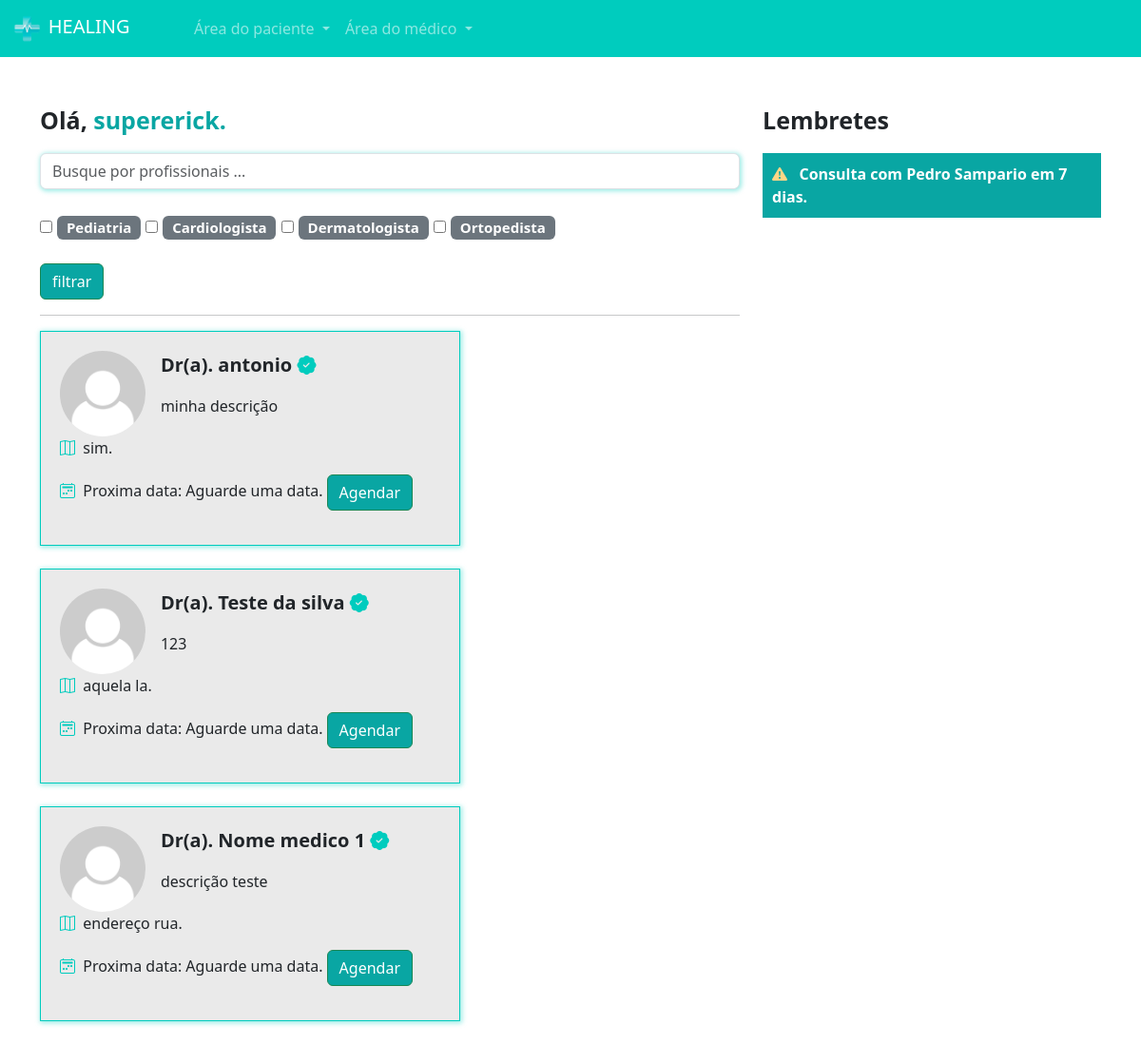
The page /pacientes/home/ (signed in) on the database its author committed.
### medico/models.py (models this page shows, shortened)
class Especialidades(models.Model):
    especialidade = models.CharField(max_length=100)

class DadosMedico(models.Model):
    crm = models.CharField(max_length=30)
    nome = models.CharField(max_length=100)
    cep = models.CharField(max_length=15)
    rua = models.CharField(max_length=100)
    bairro = models.CharField(max_length=100)
    numero = models.IntegerField()
    rg = models.ImageField(upload_to='rgs')
    cedula_identidade_medica = models.ImageField(upload_to='cim')
    foto = models.ImageField(upload_to='fotos_perfil')
    descricao = models.TextField()
    valor_consulta = models.FloatField(default=100)
    user = models.ForeignKey(User, on_delete=models.DO_NOTHING)
    especialidade = models.ForeignKey(Especialidades, on_delete=models.DO_NOTHING)
    @property
    def proxima_data(self):
        proxima_data = DatasAbertas.objects.filter(user=self.user).filter(data__gt=datetime.now()).filter(agendado=False).order_by('data').first()
        return proxima_data

### paciente/views.py (the view)
# urls.py: path('home/', views.home, name="home"),
def home(request):
    if request.method == "GET":
        medico_filtrar = request.GET.get('medico')
        especialidades_filtrar = request.GET.getlist('especialidades')
        medicos = DadosMedico.objects.all()
        if medico_filtrar:
            medicos = medicos.filter(nome__icontains=medico_filtrar)
        if especialidades_filtrar:
            medicos = medicos.filter(especialidade_id__in=especialidades_filtrar)
        especialidades =  Especialidades.objects.all()
        return render(request, 'home.html', {'medicos':medicos, 'especialidades': especialidades, 'is_medico': is_medico(request.user)})

### medico/models.py (called while the page is built)
def is_medico(user):
    return DadosMedico.objects.filter(user=user).exists()

### paciente/templates/home.html
{% extends "base.html" %}
{% load static %}
{% block 'head' %}
    <link rel="stylesheet" href="{% static 'medicos/css/abrir_horario.css' %}">
    <link rel="stylesheet" href="{% static 'usuarios/css/usuarios.css' %}">
    <link rel="stylesheet" href="{% static 'medicos/css/cadastro_medico.css' %}">
    <link rel="stylesheet" href="{% static 'pacientes/css/home.css' %}">
    <link rel="stylesheet" href="https://cdn.jsdelivr.net/npm/bootstrap-icons@1.11.3/font/bootstrap-icons.min.css">
{% endblock 'head' %}
{% block 'body' %}
{% include "partials/navbar.html" %}
<br><br>
<div class="container">
    <div class="row">
        <div class="col-md-8">
            <p style="font-size: 25px" class="p-bold">Olá, <span class="color-dark">{{request.user.username}}.</span></p>
            <form action="{% url 'home' %}" post="GET">
                <input type="text" class="form-control shadow-main-color" placeholder="Busque por profissionais ..." name="medico">
                <br>
                <div class="especialidades">
                    {% for especialidade in especialidades%}
                    <input type="checkbox" name="especialidades" value="{{especialidade.id}}">
                    <span class="badge bg-secondary">
                        {{especialidade.especialidade}}
                    </span>
                    {% endfor %}
                </div>
                <br>
                <input type="submit" value="filtrar" class="btn btn-success btn-dark-color">
            </form>
            <hr>
            <div class="list-medicos">
                {% for medico in medicos %}
                <div class="card-medicos shadow-main-color">
                    <div class="row">
                        <div class="col-md-3"><img src="{{medico.foto.url}}" class="foto-perfil-card" alt=""></div>
                        <div class="col-md">
                            <p style="font-size: 20px" class="p-bold">Dr(a). {{medico.nome}} <i class="bi bi-patch-check-fill icon-main"></i></p>
                            <p>{{medico.descricao}}</p>
                        </div>
                    </div>
                    <p><i class="bi bi-map icon-main"></i>&nbsp&nbsp{{medico.rua}}.</p>
                    <p><i class="bi bi-calendar2-week icon-main"></i>&nbsp&nbspProxima data:
                        {% if medico.proxima_data%}
                            {{medico.proxima_data}}
                        {% else %}
                            Aguarde uma data.
                        {% endif %}
                    <a href="{% url 'escolher_horario' medico.id %}" class="btn btn-success btn-dark-color">Agendar</a>
                </div>
                <br>
                {% endfor %}
            </div>
        </div>
        <div class="col-md-4">
            <p style="font-size: 25px" class="p-bold">Lembretes</p>
            <p class="bg-main-lembrete">
                <span class="p-bold"><i class="bi bi-exclamation-triangle-fill icon-differential"></i>&nbsp&nbsp Consulta com Pedro Sampario em 7 dias.</span>
            </p>
        </div>
    </div>
</div>
{% endblock 'body' %}

### templates/base.html (shortened to what this page needs)
{% load static%}
<!doctype html>
<html lang="en">
    <head>
        <link rel="stylesheet" href="{% static 'geral/css/base.css' %}">
        <link href="https://cdn.jsdelivr.net/npm/bootstrap@5.3.3/dist/css/bootstrap.min.css" rel="stylesheet">
        {% block 'head' %}{% endblock 'head' %}
    </head>
    <body>
    {% block 'body' %}{% endblock 'body' %}
    </body>
</html>

### templates/partials/navbar.html (shortened to what this page needs)
{% load static %}
<nav class="navbar navbar-expand-lg navbar-dark bg-color-dark">
    <div class="container-fluid">
    <a class="navbar-brand" href="#"><img src="{% static 'geral/img/logo.png' %}" width="20%" alt="">&nbspHEALING</a>
    <div class="collapse navbar-collapse" id="navbarNav">
        <ul class="navbar-nav">
            <li class="nav-item dropdown">
                <a class="nav-link dropdown-toggle" href="#" id="navbarDropdownMenuLink" role="button" data-bs-toggle="dropdown" aria-expanded="false">
                Área do paciente
                </a>
            </li>
            {% if is_medico %}
                <li class="nav-item dropdown">
                    <a class="nav-link dropdown-toggle" href="#" id="navbarDropdownMenuLink" role="button" data-bs-toggle="dropdown" aria-expanded="false">
                        Área do médico
                    </a>
                </li>
            {% else %}
                <li class="nav-item">
                    <a class="nav-link" href="{% url 'cadastro_medico' %}">Sou médico</a>
                </li>
            {% endif %}
        </ul>
    </div>
    </div>
</nav>

### templates/static/geral/css/base.css (style rules this page uses)
:root { --main-color: #00CCBE; --dark-color: #09A6A3; --contrast-color: #FFD686; }
.bg-color-dark { background-color: var(--main-color); }
.p-bold { font-weight: bold; }
.color-dark { color: var(--dark-color); }

### templates/static/usuarios/css/usuarios.css (style rules this page uses)
.btn-dark-color { background-color: var(--dark-color); color: white; }

### templates/static/medicos/css/cadastro_medico.css (style rules this page uses)
.shadow-main-color { box-shadow: 1px 1px 5px 1px rgba(0, 204, 190,.4); }

### templates/static/pacientes/css/home.css (style rules this page uses)
.especialidades { font-size: 20px; }
.card-medicos { width: 60%; background-color: #EAEAEA; border: 1px solid var(--main-color); padding: 20px; }
.foto-perfil-card { width: 90px; height: 90px; border-radius: 45px; }
.icon-main { color: var(--main-color); }
.bg-main-lembrete { background-color: var(--dark-color); padding: 10px; color: white; }
.icon-differential { color: var(--contrast-color); }

### rows shown on the page
Especialidades: especialidade "Pediatria"
Especialidades: especialidade "Cardiologista"
Especialidades: especialidade "Dermatologista"
Especialidades: especialidade "Ortopedista"
DadosMedico: foto (picture), nome "antonio", descricao "minha descrição", rua "sim", shows "Aguarde uma data."
DadosMedico: foto (picture), nome "Teste da silva", descricao "123", rua "aquela la", shows "Aguarde uma data."
DadosMedico: foto (picture), nome "Nome medico 1", descricao "descrição teste", rua "endereço rua", shows "Aguarde uma data."

### other values the page prints
{{ request.user.username }} "supererick"
